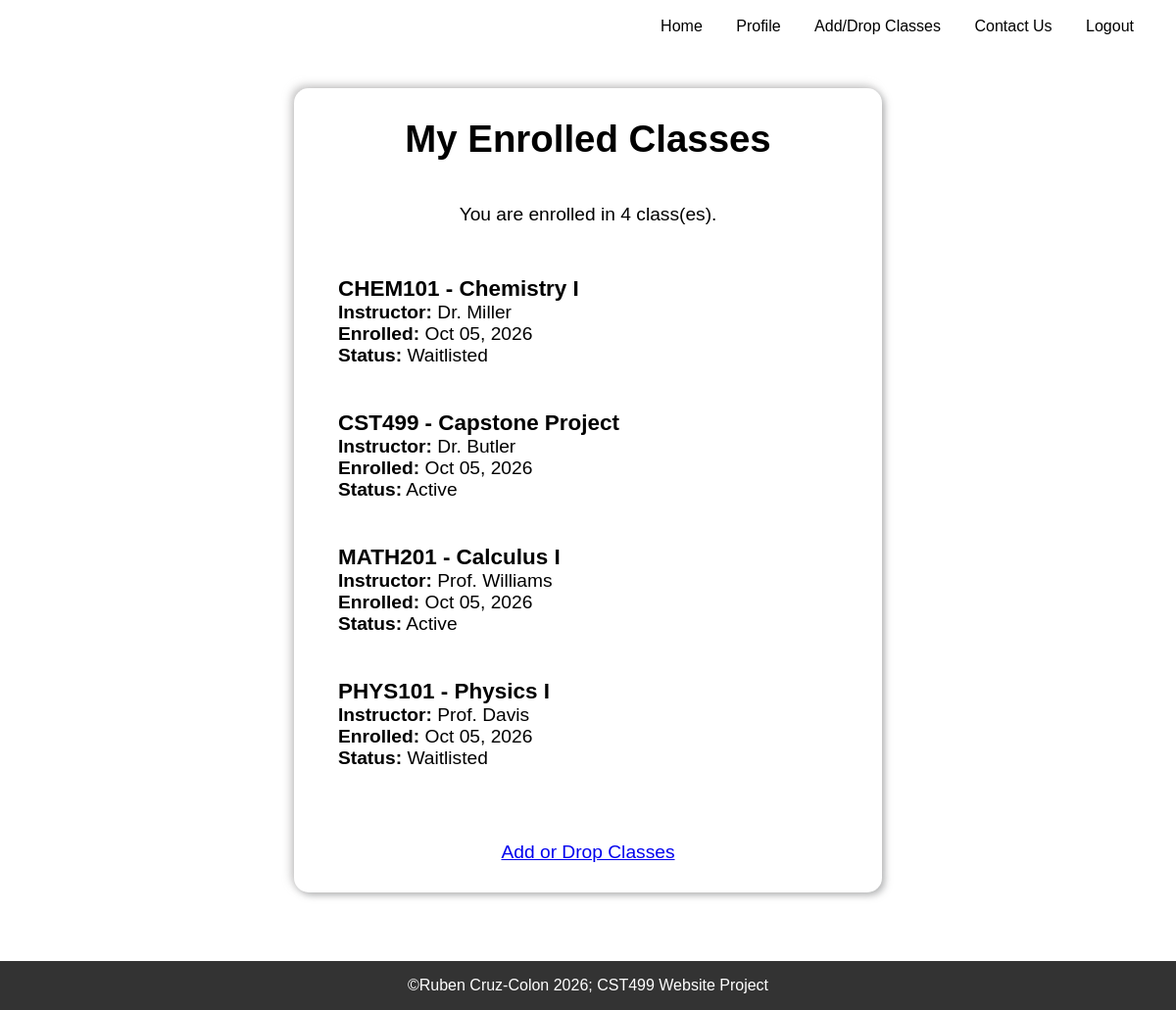
The page /pages/view_classes.php (signed in) on the database its author committed.
### tables this page shows
CREATE TABLE `enrollments` (
  `id` int(11) NOT NULL,
  `user_id` int(11) NOT NULL,
  `class_id` int(11) NOT NULL,
  `enrollment_date` timestamp NOT NULL DEFAULT current_timestamp(),
  `status` varchar(20) DEFAULT 'active',
  `grade` varchar(2) DEFAULT NULL
);

CREATE TABLE `classes` (
  `id` int(11) NOT NULL,
  `class_code` varchar(10) NOT NULL,
  `class_name` varchar(100) NOT NULL,
  `instructor_name` varchar(100) DEFAULT NULL,
  `capacity` int(11) DEFAULT NULL,
  `enrolled_count` int(11) DEFAULT 0,
  `semester` varchar(20) DEFAULT NULL
);

### pages/view_classes.php (the view, shortened to what this page needs)
<?php
require __DIR__ . '/../config/connect.php';
$userID = $_SESSION['userID'];
try {
    $enrolledStmt = $conn->prepare(
        'SELECT c.id, c.class_code, c.class_name, c.instructor_name, e.status, e.enrollment_date, e.grade
         FROM classes c
         JOIN enrollments e ON c.id = e.class_id
         WHERE e.user_id = :user_id
         ORDER BY c.class_code ASC'
    );
    $enrolledStmt->execute([
        ':user_id' => $userID
    ]);
    $enrolled_classes = $enrolledStmt->fetchAll(PDO::FETCH_ASSOC);
} catch (PDOException $e) {
    error_log($e->getMessage());
    echo 'A database error occurred.';
    exit;
}
?>
<!DOCTYPE html>
<html lang="en">
<head>
    <link rel="stylesheet" href="styles/styles.css">
</head>
<body>
    <div class="nav_header">
        <div class="nav">
            <a href="index.php">Home</a>
            <a href="profile.php">Profile</a>
            <a href="add_drop_classes.php">Add/Drop Classes</a>
            <a href="contact.php">Contact Us</a>
            <a href="../function/logout.php">Logout</a>
        </div>
    </div>
    <div class="main">
        <h1>My Enrolled Classes</h1>
        <br><br>
        <?php if (count($enrolled_classes) > 0): ?>
            <p>You are enrolled in <?= count($enrolled_classes) ?> class(es).</p>
            <br>
            <?php foreach ($enrolled_classes as $class): ?>
                <div style="background: rgba(255, 255, 255, 0.15); padding: 15px; margin: 15px 0; border-radius: 8px; text-align: left;">
                    <h3><?= htmlspecialchars($class['class_code']) ?> - <?= htmlspecialchars($class['class_name']) ?></h3>
                    <p>
                        <strong>Instructor:</strong> <?= htmlspecialchars($class['instructor_name']) ?><br>
                        <strong>Enrolled:</strong> <?= date('M d, Y', strtotime($class['enrollment_date'])) ?><br>
                        <strong>Status:</strong> <?= ucfirst($class['status']) ?>
                    </p>
                </div>
            <?php endforeach; ?>
        <?php else: ?>
            <p>You are not enrolled in any classes.</p>
        <?php endif; ?>
        <br><br>
        <p>
            <a href="add_drop_classes.php">Add or Drop Classes</a>
        </p>
    </div>
    <div class="footer">
        <p>©Ruben Cruz-Colon 2026; CST499 Website Project</p>
    </div>
</body>
</html>

### pages/styles/styles.css (style rules this page uses)
* { margin: 0; padding: 0; box-sizing: border-box; }
body { min-height: 100vh; width: 100%; font-family: Arial, sans-serif; background-image: url("https://wallpaperaccess.com/full/1414826.jpg"); background-size: cover; background-position: center; background-repeat: no-repeat; background-attachment: fixed; padding-top: 70px; padding-bottom: 100px; }
.main { width: 90%; max-width: 600px; margin: 20px auto; padding: 30px; background: rgba(255, 255, 255, 0.25); border-radius: 15px; backdrop-filter: blur(5px); box-shadow: -3px -3px 9px #aaa9a9a2, 3px 3px 7px rgba(147, 149, 151, 0.671); text-align: center; font-size: 1.2rem; color: black; }
.nav_header { position: fixed; top: 0; right: 0; background: rgba(255, 255, 255, 0.9); padding: 10px 20px; border-radius: 0 0 0 8px; z-index: 1000; }
.nav { padding: 0.5rem; text-align: center; }
.nav a { color: black; margin: 0 15px; text-decoration: none; }
::placeholder { color: black; }
.footer { text-align: center; position: fixed; left: 0; bottom: 0; width: 100%; padding: 1rem; background: #333; color: white; margin-top: 2rem; }

### rows shown on the page
enrollments: class.class_code "CHEM101", class.class_name "Chemistry I", class.instructor_name "Dr. Miller", enrollment_date "Oct 05, 2026", status "Waitlisted"
enrollments: class.class_code "CST499", class.class_name "Capstone Project", class.instructor_name "Dr. Butler", enrollment_date "Oct 05, 2026", status "Active"
enrollments: class.class_code "MATH201", class.class_name "Calculus I", class.instructor_name "Prof. Williams", enrollment_date "Oct 05, 2026", status "Active"
enrollments: class.class_code "PHYS101", class.class_name "Physics I", class.instructor_name "Prof. Davis", enrollment_date "Oct 05, 2026", status "Waitlisted"

### other values the page prints
count($enrolled_classes) "4"
